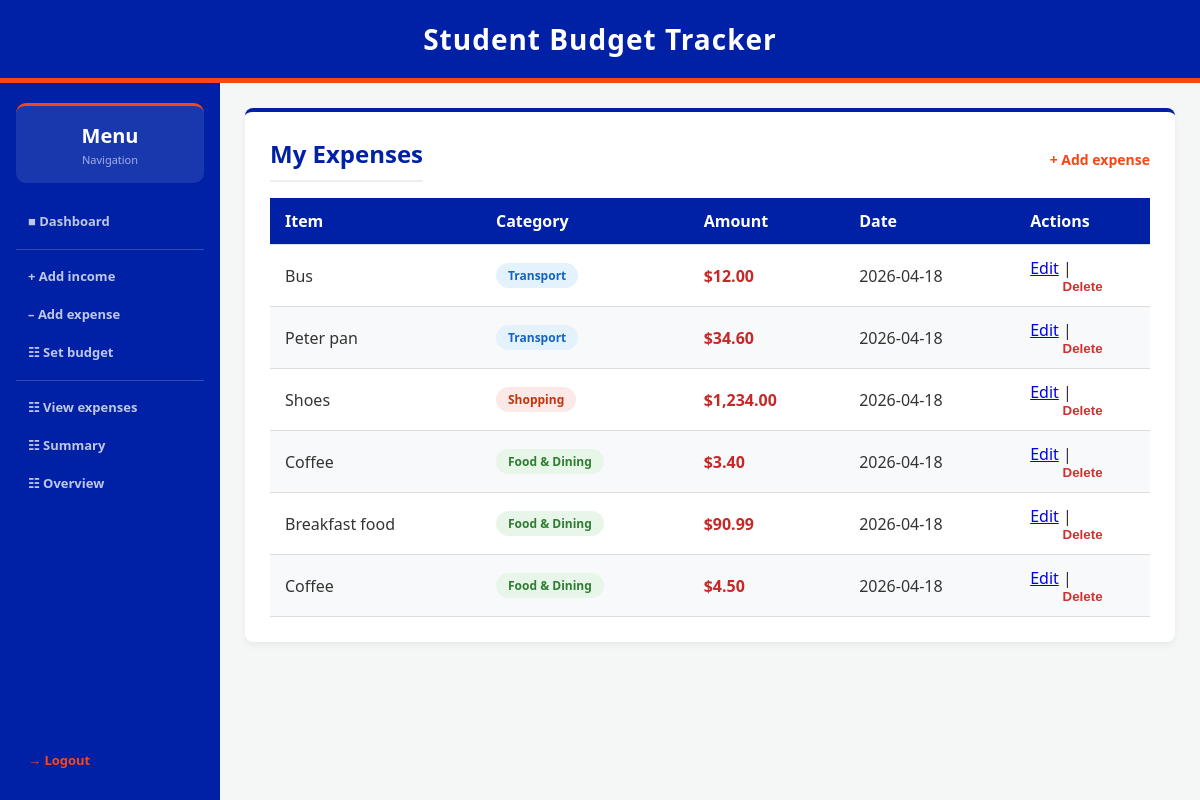
Before: /view_expenses (signed in) with the older database file.
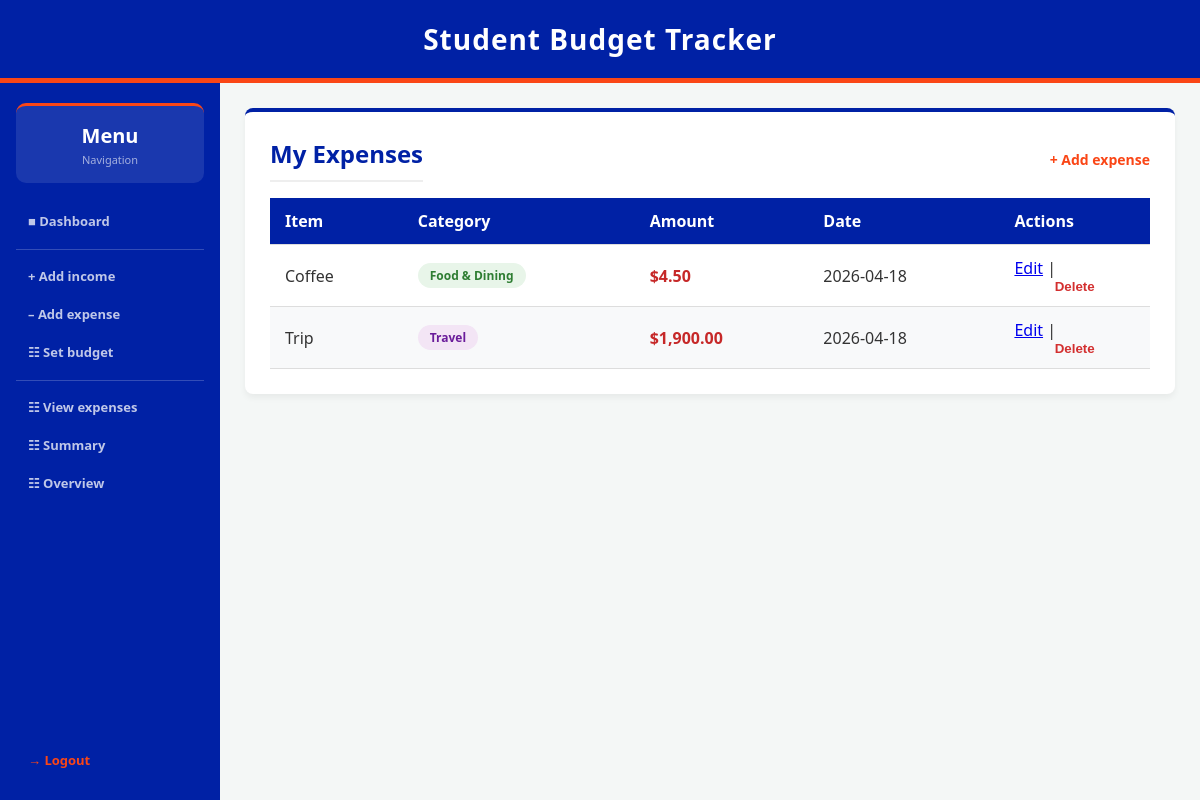
After: the same page with the newer database file.
### tables this page shows
CREATE TABLE expenses (
    expense_id INTEGER PRIMARY KEY AUTOINCREMENT,
    user_id INTEGER NOT NULL,
    category TEXT NOT NULL,
    amount REAL NOT NULL CHECK(amount > 0),
    date TIMESTAMP DEFAULT CURRENT_TIMESTAMP, description TEXT DEFAULT "",
    FOREIGN KEY (user_id) REFERENCES users (id)
);

### app.py (the view)
@app.route('/view_expenses')
def view_expenses():
    if 'user_id' not in session:
        return redirect(url_for('login'))
    expenses = data_manager.get_expenses(session['user_id'])
    success_message = session.pop('success_message', None)
    error_message = session.pop('error_message', None)
    return render_template('view_expenses.html', expenses=expenses, success_message=success_message, error_message=error_message)

### data_manager.py (called while the page is built)
def get_db_connection():
    return sqlite3.connect(DB_NAME)

def get_expenses(user_id):
    connection = get_db_connection()
    cursor = connection.cursor()
    cursor.execute("SELECT * FROM expenses WHERE user_id = ?", (user_id,))
    expenses = cursor.fetchall()
    connection.close()
    return expenses

### templates/view_expenses.html (shortened to what this page needs)
{% extends "layout.html" %}
{% block content %}
<div class="card">
    <div style="display:flex; justify-content:space-between; align-items:center; margin-bottom:1rem;">
        <h2 style="margin:0;">My Expenses</h2>
        <a href="{{ url_for('add_expense') }}" class="cta-link" style="font-size:14px;">+ Add expense</a>
    </div>
    {% if expenses %}
        <table>
            <thead>
                <tr>
                    <th>Item</th>
                    <th>Category</th>
                    <th>Amount</th>
                    <th>Date</th>
                    <th>Actions</th>
                </tr>
            </thead>
            <tbody>
                {% for expense in expenses %}
                {% set cat = expense[2]|lower %}
                {% if 'food' in cat %}{% set badge = 'badge-food' %}
                {% elif 'transport' in cat %}{% set badge = 'badge-transport' %}
                {% elif 'entertain' in cat %}{% set badge = 'badge-entertainment' %}
                {% elif 'rent' in cat or 'util' in cat %}{% set badge = 'badge-rent' %}
                {% elif 'health' in cat or 'fit' in cat %}{% set badge = 'badge-health' %}
                {% elif 'edu' in cat %}{% set badge = 'badge-education' %}
                {% elif 'shop' in cat %}{% set badge = 'badge-shopping' %}
                {% elif 'travel' in cat %}{% set badge = 'badge-travel' %}
                {% else %}{% set badge = 'badge-other' %}
                {% endif %}
                <tr>
                    <td>{{ (expense[5]|capitalize) if expense[5] else '—' }}</td>
                    <td><span class="badge {{ badge }}">{{ expense[2] }}</span></td>
                    <td style="color: #c62828; font-weight: bold;">${{ "{:,.2f}".format(expense[3]|float) }}</td>
                    <td>{{ expense[4][:10] }}</td>
                    <td>
                        <a href="{{ url_for('edit_expense', expense_id=expense[0]) }}">Edit</a> |
                        <form method="POST" action="{{ url_for('delete_expense', expense_id=expense[0]) }}" style="display:inline;">
                            <button type="submit" style="background:none;border:none;color:#d32f2f;font-weight:bold;cursor:pointer;padding:0;">Delete</button>
                        </form>
                    </td>
                </tr>
                {% endfor %}
            </tbody>
        </table>
    {% else %}
        <p>No expenses logged yet. <a href="{{ url_for('add_expense') }}" class="cta-link">Add one now!</a></p>
    {% endif %}
</div>
{% endblock %}

### templates/layout.html (shortened to what this page needs)
<!DOCTYPE html>
<html lang="en">
<head>
</head>
<body>
    <header>
        <h2>Student Budget Tracker</h2>
    </header>
    <div class="app-body">
        {% if session.get('user_id') and request.endpoint not in ['login', 'register'] %}
        <div class="sidebar">
            <div class="balance-card">
                <div class="bal-amount">Menu</div>
                <div class="bal-label">Navigation</div>
            </div>
            <a href="{{ url_for('dashboard') }}">&#9632; Dashboard</a>
            <div class="nav-divider"></div>
            <a href="{{ url_for('add_income') }}">+ Add income</a>
            <a href="{{ url_for('add_expense') }}">&#8211; Add expense</a>
            <a href="{{ url_for('set_budget') }}">&#9783; Set budget</a>
            <div class="nav-divider"></div>
            <a href="{{ url_for('view_expenses') }}">&#9783; View expenses</a>
            <a href="{{ url_for('spending_summary') }}">&#9783; Summary</a>
            <a href="{{ url_for('financial_overview') }}">&#9783; Overview</a>
            <div class="nav-spacer"></div>
            <a href="{{ url_for('logout') }}" class="logout-btn">&#8594; Logout</a>
        </div>
        {% endif %}
        <div class="main-wrapper">
            {% block content %}{% endblock %}
        </div>
    </div>
</body>
</html>

### templates/layout.html (style rules this page uses)
:root { --uf-blue: #0021A5; --uf-orange: #FA4616; --bg-color: #f4f7f6; --text-color: #333333; --card-bg: #ffffff; }
* { box-sizing: border-box; margin: 0; padding: 0; }
body { font-family: 'Segoe UI', Tahoma, Geneva, Verdana, sans-serif; background-color: var(--bg-color); color: var(--text-color); min-height: 100vh; display: flex; flex-direction: column; }
header { background-color: var(--uf-blue); color: white; padding: 20px 0; text-align: center; border-bottom: 5px solid var(--uf-orange); }
header h2 { margin: 0; font-size: 28px; letter-spacing: 1px; }
.app-body { display: flex; flex: 1; }
.sidebar { width: 220px; background-color: var(--uf-blue); display: flex; flex-direction: column; padding: 1.25rem 1rem; flex-shrink: 0; min-height: 100%; }
.balance-card { background: rgba(255,255,255,0.1); border-radius: 10px; padding: 1rem; text-align: center; border-top: 3px solid var(--uf-orange); margin-bottom: 1.25rem; }
.balance-card .bal-amount { font-size: 20px; font-weight: 700; color: #fff; margin-bottom: 3px; }
.balance-card .bal-label { font-size: 11px; color: rgba(255,255,255,0.6); }
.nav-divider { height: 1px; background: rgba(255,255,255,0.2); margin: 8px 0; }
.sidebar a { display: flex; align-items: center; gap: 10px; padding: 9px 12px; border-radius: 8px; color: rgba(255,255,255,0.75); text-decoration: none; font-size: 13px; font-weight: 600; transition: all 0.2s; margin-bottom: 2px; }
.logout-btn { color: var(--uf-orange) !important; }
.nav-spacer { flex: 1; }
.main-wrapper { flex: 1; padding: 25px; min-width: 0; }
.card { background-color: var(--card-bg); padding: 25px; border-radius: 8px; box-shadow: 0 4px 6px rgba(0,0,0,0.05); margin-bottom: 25px; border-top: 4px solid var(--uf-blue); }
.card h2 { margin-top: 0; color: var(--uf-blue); border-bottom: 2px solid #eee; padding-bottom: 10px; margin-bottom: 20px; }
.card button { display: block; width: 100%; padding: 14px; background-color: var(--uf-blue); color: white; border: none; border-radius: 6px; font-weight: bold; cursor: pointer; transition: background 0.3s ease; }
table { width: 100%; border-collapse: collapse; margin-top: 10px; }
th, td { padding: 12px 15px; text-align: left; }
th { background-color: var(--uf-blue); color: white; font-weight: 600; }
tr { border-bottom: 1px solid #dddddd; }
tr:nth-child(even) { background-color: #f8f9fa; }
.cta-link { color: var(--uf-orange); font-weight: bold; text-decoration: none; }

### templates/view_expenses.html (style rules this page uses)
.badge { display: inline-block; padding: 4px 12px; border-radius: 20px; font-size: 12px; font-weight: 600; }
.badge-food { background: #e8f5e9; color: #2e7d32; }
.badge-travel { background: #f3e5f5; color: #6a1b9a; }

Changed rows visible on the page:
removed expenses: description "Bus", category "Transport", amount "12.00", date "2026-04-18"
removed expenses: description "Peter pan", category "Transport", amount "34.60", date "2026-04-18"
removed expenses: description "Shoes", category "Shopping", amount "1,234.00", date "2026-04-18"
removed expenses: description "Coffee", category "Food & Dining", amount "3.40", date "2026-04-18"
removed expenses: description "Breakfast food", category "Food & Dining", amount "90.99", date "2026-04-18"
added expenses: description "Trip", category "Travel", amount "1,900.00", date "2026-04-18"
